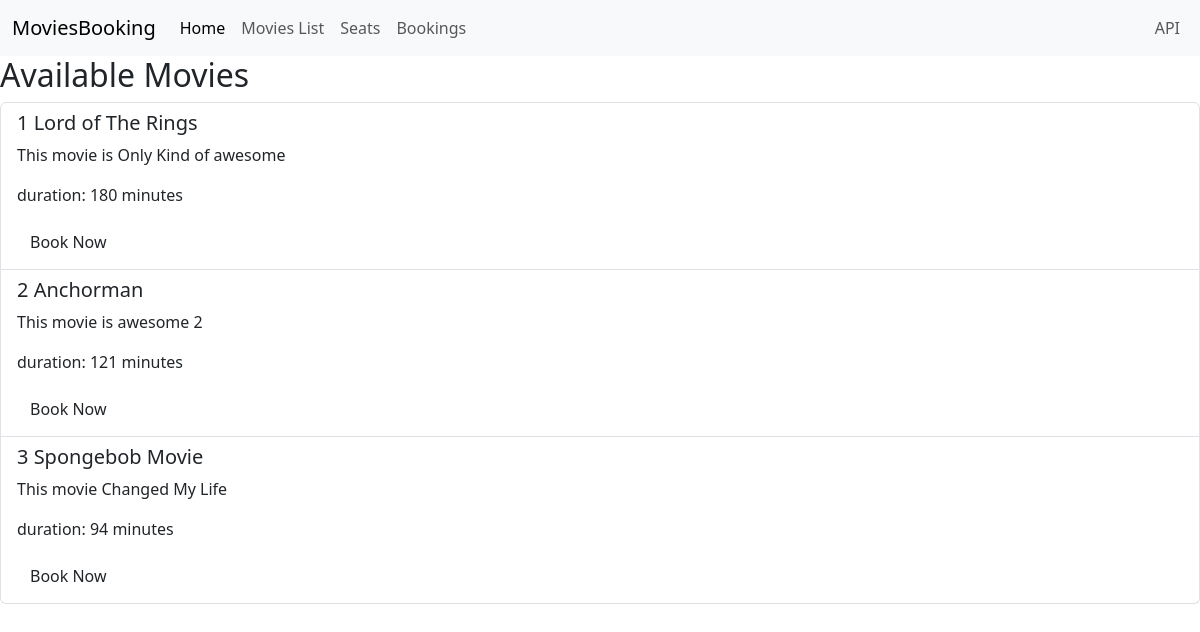
The page /main/movies/ on the database as committed earlier.
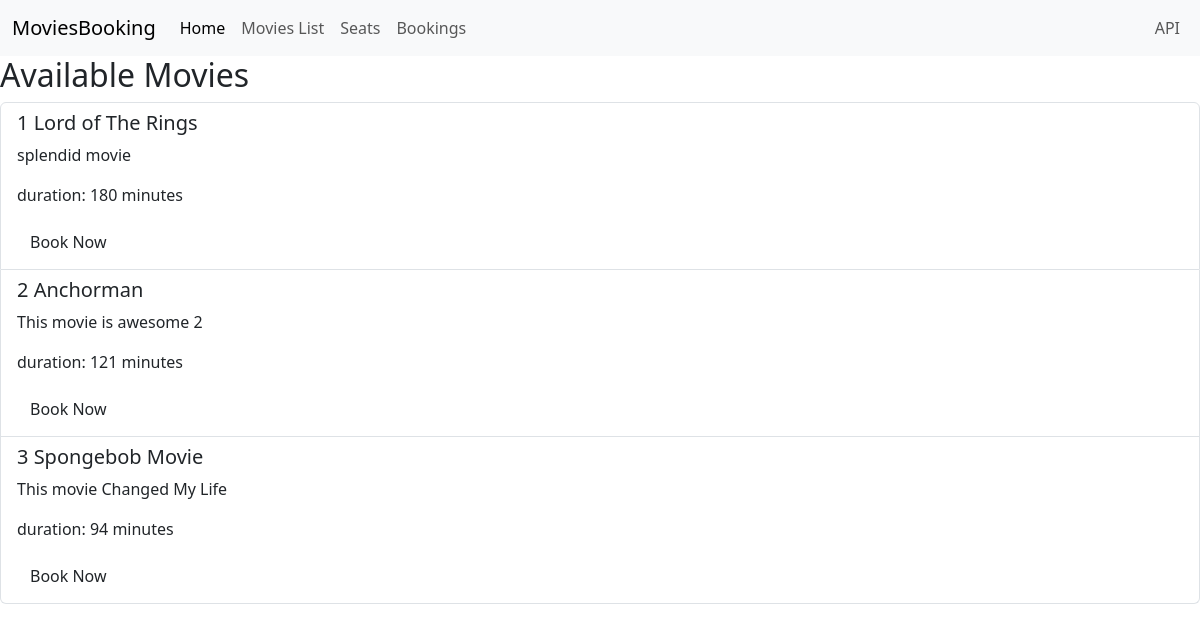
The same page on the database as committed later.
### bookings/models.py (models this page shows)
class Movie(models.Model):
    title = models.CharField(max_length=200)
    description = models.CharField(max_length=200)
    release_date = models.DateTimeField("date published")
    duration = models.IntegerField(default=0)

### bookings/views.py (the view)
# urls.py: path('main/movies/', Movie_ListView_HTML, name='movies'),
def Movie_ListView_HTML(request):
    movies = Movie.objects.all()
    return render(request, 'movie_list.html', {'movies': movies})

### bookings/templates/bookings/movie_list.html (shortened to what this page needs)
{% extends "bookings/base.html" %}
{% load rest_framework %}
{% block content %}
<h2> Available Movies </h2>
<ul class = "list-group">
    {% for movie in movies %}
        <li class="list-group-item">
            <h5>{{movie.id}} {{movie.title}}</h5>
            <p>{{movie.description}}</p>
            <p>duration: {{movie.duration}} minutes</p>
            <a href = "{% url 'movie-detail' pk=movie.pk %}" class = " btn btn - secondary " >
                Book Now </a>
        </li>
    {% endfor %}
</ul>
{% endblock content %}

Rows that differ between the two databases and show on the page:
changed Movie "Lord of The Rings": description "This movie is Only Kind of awesome" → "splendid movie"
